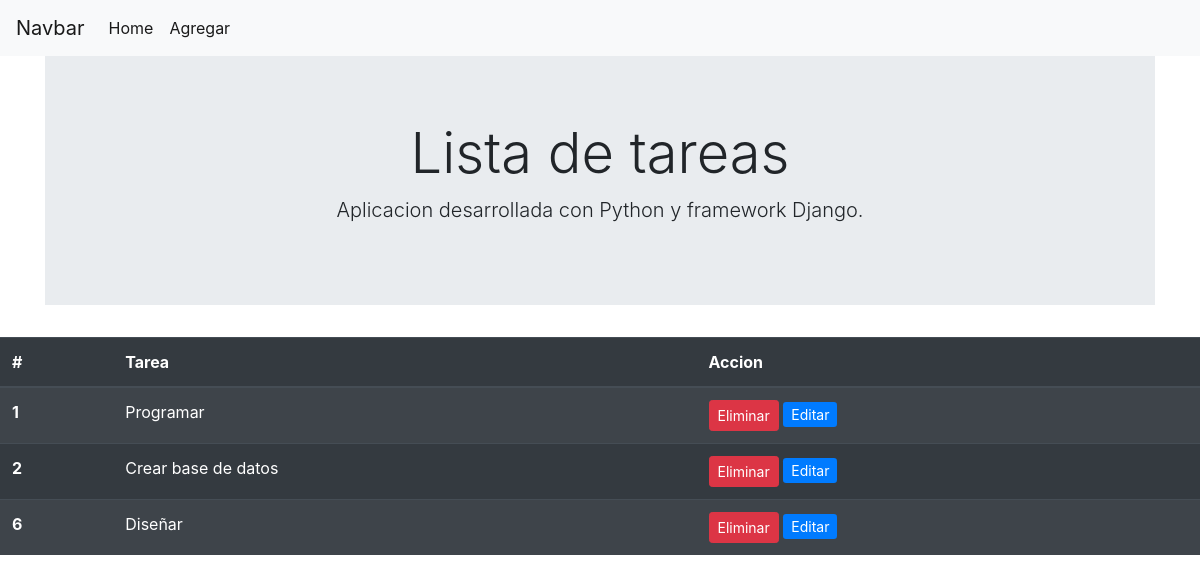
The page / on the database its author committed.
### todo/models.py (models this page shows)
class Tarea(models.Model):
    tarea=models.CharField(max_length=100)
    def __str__(self):
        return self.tarea

### todo/views.py (the view)
# urls.py: 2. Add a URL to urlpatterns:  path('', views.home, name='home')
def home(request):
    tareas=Tarea.objects.all()
    context={'tareas':tareas}
    return render(request,'todo/home.html',context)

### todo/templates/todo/home.html (shortened to what this page needs)
{% extends 'todo/layout.html' %}
{% block content %}
<div  class=”container”>
    <table class="table table-striped table-dark">
        <thead>
        <tr>
            <th scope="col">#</th>
            <th scope="col">Tarea</th>
            <th scope="col">Accion</th>
        </tr>
        </thead>
        <tbody>
            {% for tarea in tareas %}
            <tr>
                <th scope="row">{{tarea.id}}</th>
                <td>{{tarea}}</td>
                <td>
                    <a class="btn btn-danger btn-sm" href="{% url 'eliminar' tarea.id %}">Eliminar</a>
                    <a class="btan btn-primary btn-sm" href="{% url 'editar' tarea.id %}">Editar</a>
                </td>
            </tr>
            {%endfor %}
        </tbody>
    </table>
    {% endblock %}

### rows shown on the page
Tarea: id "1", tarea "Programar"
Tarea: id "2", tarea "Crear base de datos"
Tarea: id "6", tarea "Diseñar"
